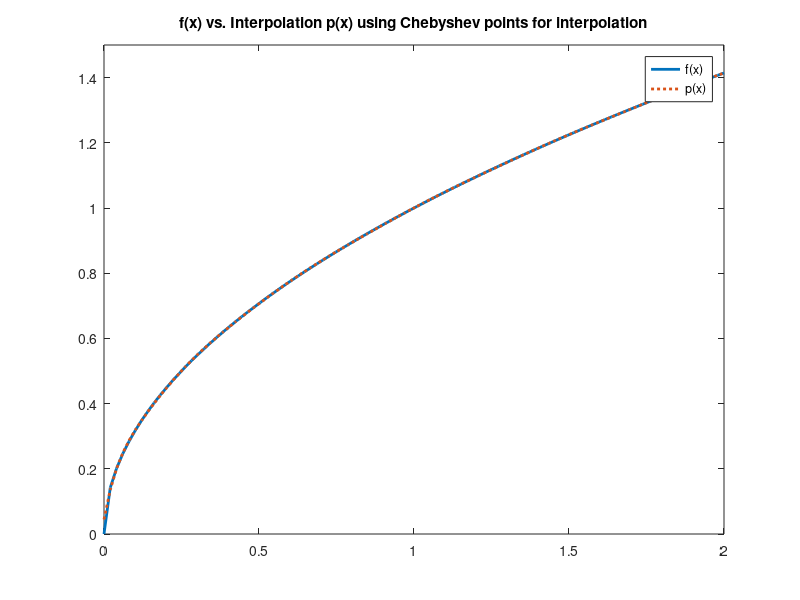
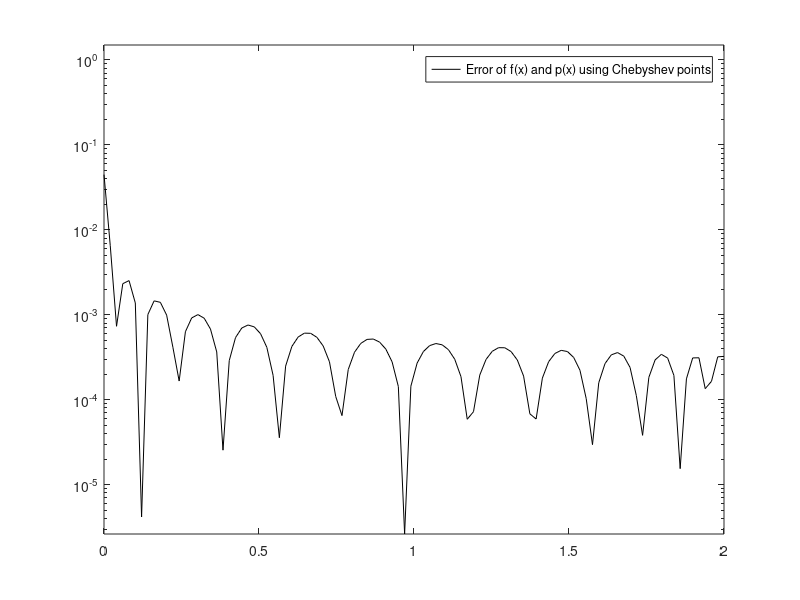

MATLAB code for these plots, in order:
x = zeros(1,15);
a = 0;
b = 2;
for i =1:16
    x(1,i) = 0.5*(a+b) + 0.5*(b-a)*cos(((2*(i-1)+1)/(32))*pi);
end
x
p = polyfit(x,sqrt(x),14);

x_plotted = linspace(a,b,100);
f = sqrt(x_plotted);
p_func2 = polyval(p,x_plotted)

plot(x_plotted,f,"-","LineWidth",2);
hold on
plot(x_plotted,p_func2,":",'LineWidth',2);
legend("f(x)","p(x)");
ylim([0 1.5]);
title("f(x) vs. Interpolation p(x) using Chebyshev points for interpolation");
figure

semilogy(x_plotted,abs(f - p_func2),'-k')
legend("Error of f(x) and p(x) using Chebyshev points")
ylim([0 1.5])
figure


